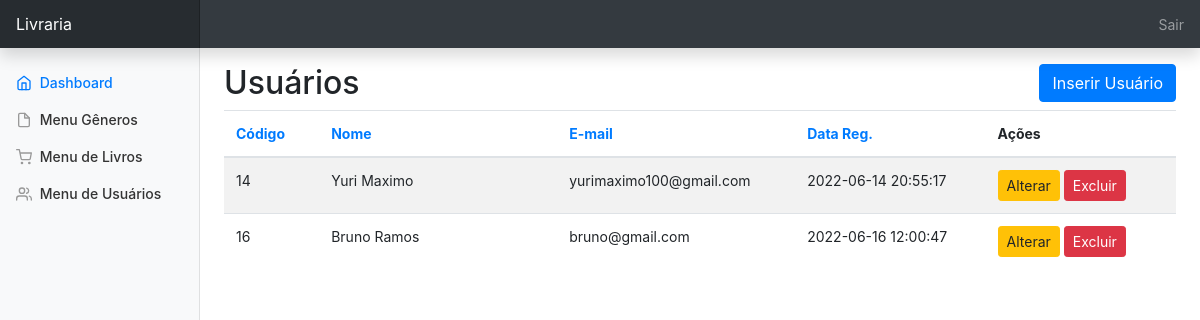
The page /bookstore/admin/usuario_menu.php on the database its author committed.
### tables this page shows
CREATE TABLE `usuario` (
  `id` int NOT NULL AUTO_INCREMENT,
  `p_nome` varchar(20) DEFAULT NULL,
  `u_nome` varchar(40) DEFAULT NULL,
  `email` varchar(80) DEFAULT NULL,
  `pass` char(40) DEFAULT NULL,
  `data_reg` datetime DEFAULT NULL,
  PRIMARY KEY (`id`)
);

### bookstore/admin/usuario_menu.php (the view, shortened to what this page needs)
<?php
include_once("cabecalho.php");
require_once("conexao.php");
$exiba= 3;
$where = mysqli_real_escape_string($dbc, trim(isset($_GET['q'])) ? $_GET['q'] : '');
if (isset($_GET['s']) && is_numeric($_GET['s'])) {
    $inicio = $_GET['s'];
}else {
    $inicio = 0;
}
$ordem = isset($_GET['ordem']) ? $_GET['ordem'] : 'id';
switch ($ordem){
    case 'id' : $order_by = 'id';
    break;
}
$q = "SELECT id, p_nome, u_nome, email, data_reg FROM usuario WHERE p_nome like '%$where%' OR u_nome like '%$where%' ORDER BY $order_by LIMIT $inicio, $exiba";
$r = @mysqli_query($dbc, $q);
if(mysqli_num_rows($r) > 0){
    $saida = '<div class="table-responsive col-md-12">
                <table class="table table-striped">
                    <thead>
                        <tr>
                            <th width="10%"><a href="usuario_menu.php?ordem=id">Código</a></th>
                            <th width="25%"><a href="usuario_menu.php?ordem=pnome">Nome</a></th>
                            <th width="25%"><a href="usuario_menu.php?ordem=email">E-mail</a></th>
                            <th width="20%"><a href="usuario_menu.php?ordem=data_reg">Data Reg.</a></th>
                            <th>Ações</th>
                        </tr>
                    </thead>
                    <tbody>';
                    while($row = mysqli_fetch_array($r, MYSQLI_ASSOC)){
                        $saida .= '<tr>
                        <td>' . $row['id'] . '</td>
                        <td>' . $row['p_nome'] . ' ' . $row['u_nome'] . '</td>
                        <td>' . $row['email'] . '</td>
                        <td>' . $row['data_reg'] . '</td>
                        <td>
                            <a href="usuario_alt.php?id='. $row['id'] . '"class="btn btn-sm btn-warning"> Alterar</a>
                            <a href="usuario_exc.php?id='. $row['id'] . '"class="btn btn-sm btn-danger"> Excluir</a>
                        </td>
                        </tr>';
                    }
                    $saida .= '</tbody></table></div>';
}
?>
<div class="container-fluid">
  <div class="row">
  <?php include_once("menu_lateral.php")?>
  <main role="main" class="col-md-9 ml-sm-auto col-lg-10 px-md-4">
      <div class="row mt-3 ">
        <div class="col-md-3">
            <h2>Usuários</h2>
        </div>
        <div class="col-md-6">
        </div>
        <div class="col-md-3 text-right">
            <a href="usuario_cad.php" class="btn btn-primary">
             Inserir Usuário
            </a>
        </div>
      </div>
        <div class="row">
            <?php echo $saida; ?>
        </div>
        <div class='row'>
        </div>
    </main>
  </div>
</div>

### bookstore/admin/dashboard.css (style rules this page uses)
body { font-size: .875rem; }

### rows shown on the page
usuario: id "14", p_nome "Yuri", u_nome "Maximo", email "yurimaximo100@gmail.com", data_reg "2022-06-14 20:55:17"
usuario: id "16", p_nome "Bruno", u_nome "Ramos", email "bruno@gmail.com", data_reg "2022-06-16 12:00:47"
